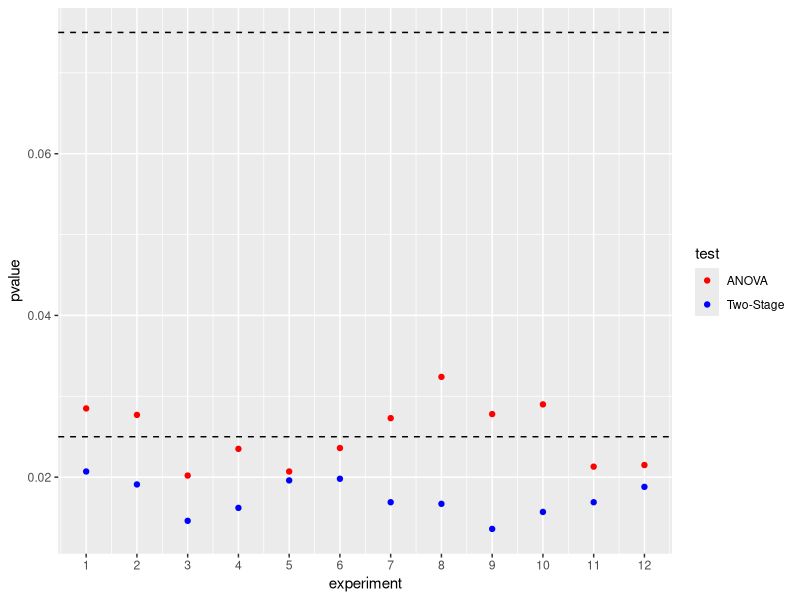

The R script that drew this image: (Note: this script raises an error after producing the figure.)
library(ggplot2)

difSamples <- read.csv("tab4.csv")

p1 <- ggplot(difSamples, aes(y=pvalue, x=experiment, col=test)) + 
  geom_point()

p1 + geom_hline(yintercept = c(0.025,0.075), linetype='dashed')+
  scale_x_continuous(breaks = seq(1,12, by=1))+
  scale_color_manual(labels = c("ANOVA", "Two-Stage"), values = c("red", "blue"))

################ graph with same sample sizes, diff SD#######
sameSamples <- read.csv("sameSampleSize.csv")

p2 <- ggplot(sameSamples, aes(y=pvalue, x=experiment, col=test)) + 
  geom_point()

p2 + geom_hline(yintercept = c(0.025,0.075), linetype='dashed')+
  scale_x_continuous(breaks = seq(1,9, by=1))+
  scale_color_manual(labels = c("ANOVA", "Two-Stage"), values = c("red", "blue"))
############## graph with diff sample sizes and SD #########
comboSizeSD <- read.csv("difSampleSD.csv")
  

p3 <- ggplot(comboSizeSD, aes(y=pvalue, x=experiment, col=test)) + 
  geom_point()

p3 + geom_hline(yintercept = c(0.025,0.075), linetype='dashed') +
  scale_x_continuous(breaks = seq(1,12, by=1))+
  scale_color_manual(labels = c("ANOVA", "Two-Stage"), values = c("red", "blue"))

# Bootstrapping graphs

# diff sample size, same SD 
difBootSamples <- read.csv("DiffSampleSizeBoot.csv")

p1 <- ggplot(difBootSamples, aes(y=pvalue, x=experiment, col=test)) + 
  geom_point()

p1 + geom_hline(yintercept = c(0.025,0.075), linetype='dashed')+
  scale_x_continuous(breaks = seq(1,12, by=1))+
  scale_color_manual(labels = c("ANOVA", "Boot"), values = c("red", "blue"))

################ BOOT graph with same sample sizes, diff SD#######
sameSamples <- read.csv("DiffSDBoot.csv")

p2 <- ggplot(sameSamples, aes(y=pvalue, x=experiment, col=test)) + 
  geom_point()

p2 + geom_hline(yintercept = c(0.025,0.075), linetype='dashed')+
  scale_x_continuous(breaks = seq(1,9, by=1))+
  scale_color_manual(labels = c("ANOVA", "Boot"), values = c("red", "blue"))

############## BOOT graph with diff sample sizes and SD #########

comboSizeBootSD <- read.csv("tableEight.csv")


p3 <- ggplot(comboSizeBootSD, aes(y=pvalue, x=experiment, col=test)) + 
  geom_point()

p3 + geom_hline(yintercept = c(0.025,0.075), linetype='dashed') +
  scale_x_continuous(breaks = seq(1,12, by=1))+
  scale_color_manual(labels = c("ANOVA", "Boot"), values = c("red", "blue"))
